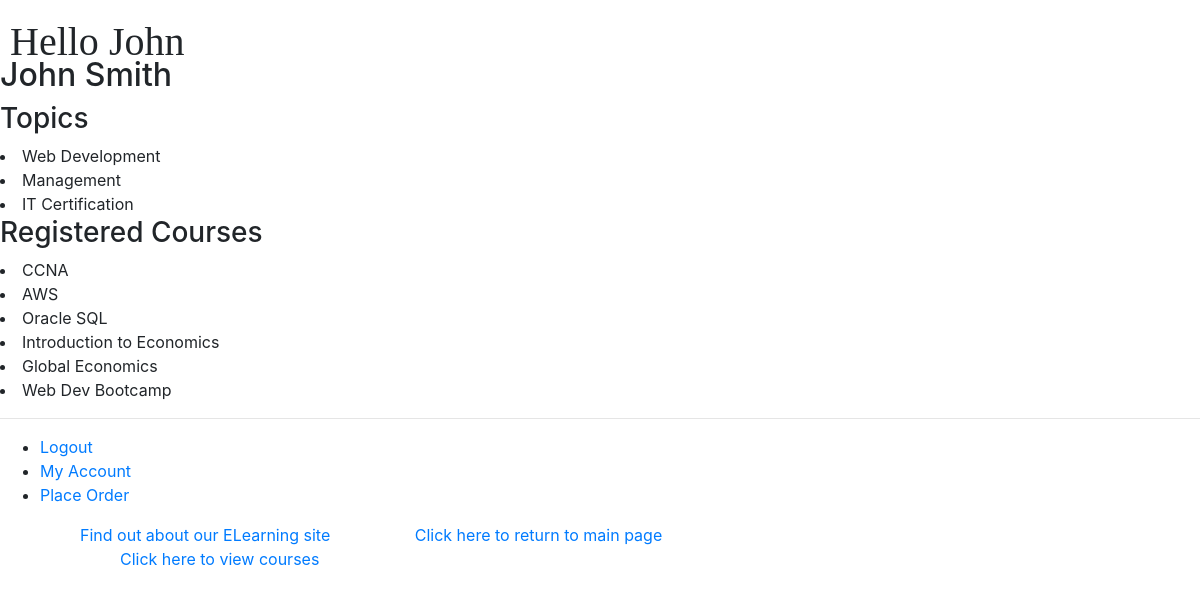
The page /myaccount/ (signed in) on the database its author committed.
### myapp/models.py (models this page shows, shortened)
class Topic(models.Model):
    name = models.CharField(max_length=200)
    length = models.IntegerField(default=12)
    def __str__(self):
        return self.name

class Course(models.Model):
    title = models.CharField(max_length=200)
    topic = models.ForeignKey(Topic, related_name='courses', on_delete=models.CASCADE)
    price = models.DecimalField(validators=[MaxValueValidator(500),MinValueValidator(50)], max_digits=10, decimal_places=2)
    for_everyone = models.BooleanField(default=True)
    description = models.TextField(blank=True)
    num_reviews = models.PositiveIntegerField(default=0)
    def __str__(self):
        return self.title

### myapp/views.py (the view)
@login_required(login_url="myapp:login")
def myaccount(request):
    user = request.user
    student = Student.objects.filter(pk=user.pk)
    if student.count() == 0:
        return render(request, 'myapp/myaccount.html', {'message': "You're not a registered student."})
    else:
        return render(request, 'myapp/myaccount.html',
                      {'first_name': student.get().first_name, 'last_name': student.get().last_name,
                       'topics': student.get().interested_in.all(), 'courses': student.get().registered_courses.all()})

### myapp/templates/myapp/myaccount.html
{% extends 'myapp/base.html' %}
{% block body_block %}
    <h2> {{ first_name }} {{ last_name }} </h2>
    <h3> Topics </h3>
    {% for topic in topics %}
        <li> {{ topic }} </li>
    {% endfor %}
    <h3> Registered Courses </h3>
    {% for course in courses %}
        <li> {{ course }} </li>
    {% endfor %}
{% endblock %}

### myapp/templates/myapp/base.html (shortened to what this page needs)
<!DOCTYPE html>
{% load static %}
<html>
<head>
    <link rel="stylesheet" type="text/css" href="{% static 'myapp/style.css' %}"/>
 <link rel="stylesheet" href="https://stackpath.bootstrapcdn.com/bootstrap/4.5.2/css/bootstrap.min.css">
 </head><body>
<div>
    <h1>Hello
        {% block myhdg %}
            {% if request.user.is_authenticated %} {{ user.first_name }}
            {% endif %}
        {% endblock %}
    </h1>
    {% block body_block %} {% endblock %}
</div>
<hr/>
<div>
    <ul>
        {% if request.user.is_authenticated %}
            <li ><a href="{% url 'myapp:logout' %}">Logout</a></li>
            <li ><a href="{% url 'myapp:myaccount' %}">My Account</a></li>
            <li><a href = "{% url 'myapp:place_order' %}">Place Order</a></li>
        {% else %}
            <li ><a href="{% url 'myapp:login' %}">Login</a></li>
            <li ><a href="{% url 'myapp:register' %}">Register Here!</a></li>
        {% endif %}
        <li class="hbar1"><a href="{% url 'myapp:about' %}">Find out about our ELearning site</a></li>
        <li class="hbar1"><a href="{% url 'myapp:index' %}">Click here to
            return to main page</a><br/></li>
        <li class="hbar1"><a href="{% url 'myapp:findcourses' %}">Click here to view courses</a><br/></li>
    </ul>
</div>
 </body>
</html>

### myapp/static/myapp/style.css (style rules this page uses)
.hbar1 { display: inline; margin: 40px; }
h1 { position: relative; top: 18px; left: 10px; }
h1 { font-family: serif; }

### rows shown on the page
Topic: name "Web Development"
Topic: name "Management"
Topic: name "IT Certification"
Course: title "CCNA"
Course: title "AWS"
Course: title "Oracle SQL"
Course: title "Introduction to Economics"
Course: title "Global Economics"
Course: title "Web Dev Bootcamp"

### other values the page prints
{{ user.first_name }} "John"
{{ first_name }} "John"
{{ last_name }} "Smith"
